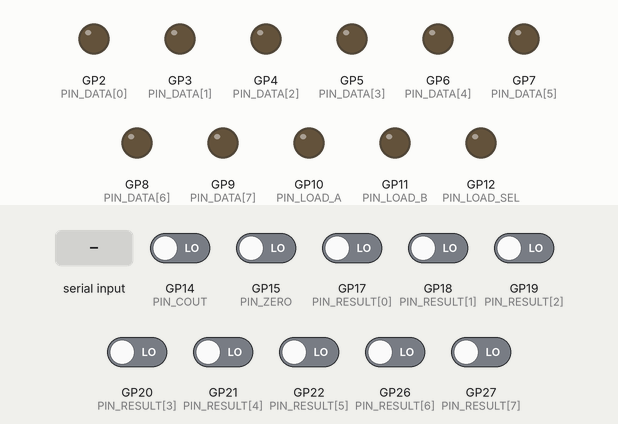
This program was run on a simulated Raspberry Pi Pico W. On the bench: output pins drawn as LEDs (lit = HIGH). Inputs (shaded band) come from the test bench; at power-on: GP14 (PIN_COUT), GP15 (PIN_ZERO), GP17 (PIN_RESULT[0]), GP18 (PIN_RESULT[1]), GP19 (PIN_RESULT[2]), GP20 (PIN_RESULT[3]), GP21 (PIN_RESULT[4]), GP22 (PIN_RESULT[5]), GP26 (PIN_RESULT[6]), GP27 (PIN_RESULT[7]) LOW. Pins used as bus, display or sensor lines are not drawn; what the program prints to the serial monitor is not drawn.

Above: at 1.4 s.
1.5 s: "A90\n" received over Serial
At 1.8 s:
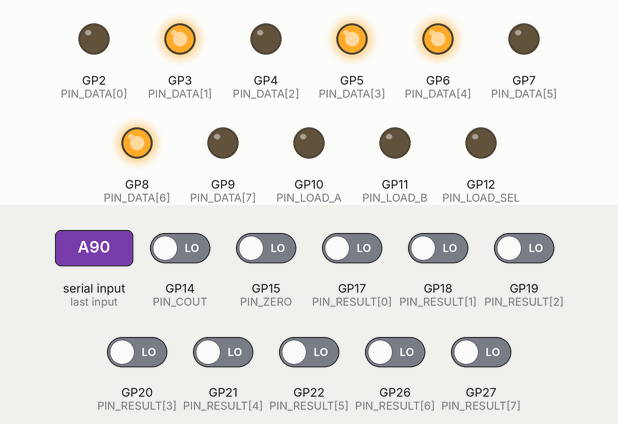
3.0 s: "A 45\n" received over Serial
At 4.2 s:
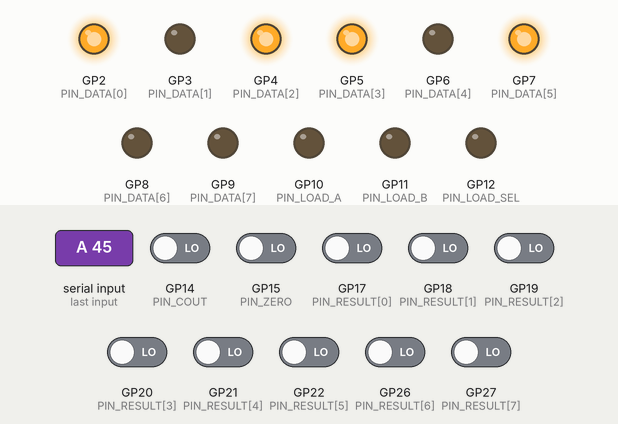
4.5 s: "S90\n" received over the second serial link
At 5.3 s:
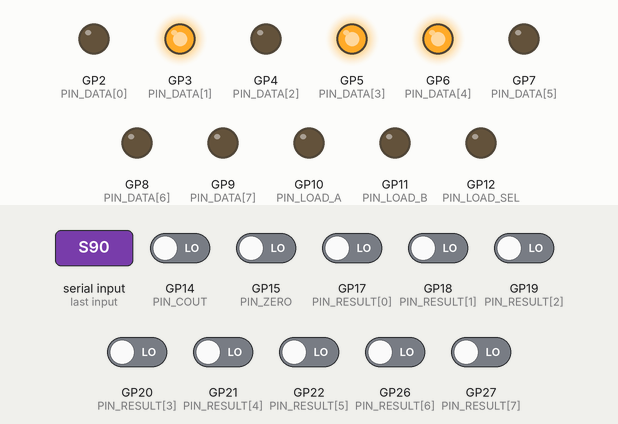
6.0 s: "A90\n" received over the second serial link
At 6.4 s:
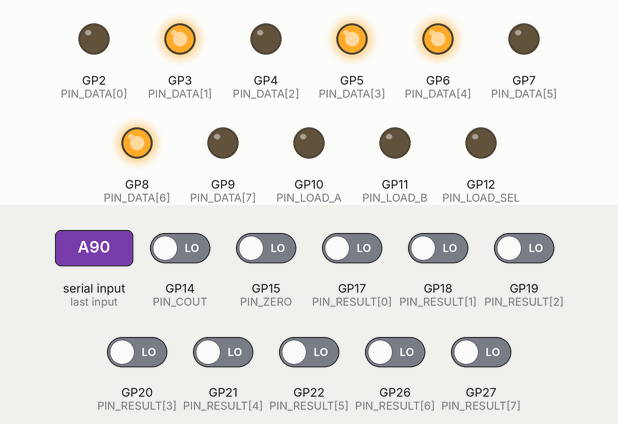
7.5 s: "B 45\n" received over the second serial link
At 8.8 s:
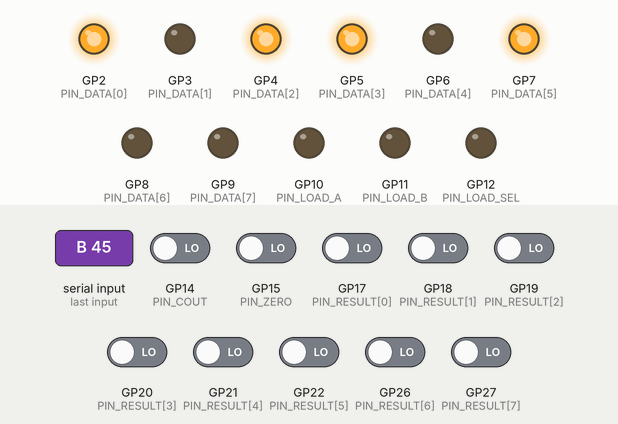
Timing chart, 0 to 10.5 s (numbered marks = the images above; inputs shaded):
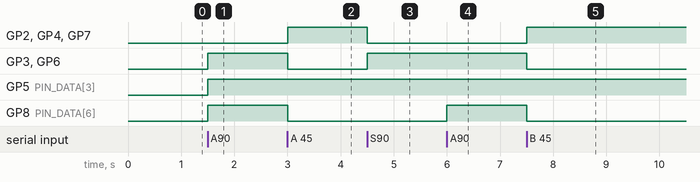

Measured:
- after the input at 1.5 s, GP3 (PIN_DATA[1]), GP5 (PIN_DATA[3]), GP6 (PIN_DATA[4]), GP8 (PIN_DATA[6]): LOW → HIGH at once
- after the input at 3.0 s, GP2 (PIN_DATA[0]), GP4 (PIN_DATA[2]), GP7 (PIN_DATA[5]): LOW → HIGH at once; GP3 (PIN_DATA[1]), GP6 (PIN_DATA[4]), GP8 (PIN_DATA[6]): HIGH → LOW at once
- after the input at 4.5 s, GP2 (PIN_DATA[0]), GP4 (PIN_DATA[2]), GP7 (PIN_DATA[5]): HIGH → LOW at once; GP3 (PIN_DATA[1]), GP6 (PIN_DATA[4]): LOW → HIGH at once
- after the input at 6.0 s, GP8 (PIN_DATA[6]): LOW → HIGH at once
- after the input at 7.5 s, GP2 (PIN_DATA[0]), GP4 (PIN_DATA[2]), GP7 (PIN_DATA[5]): LOW → HIGH at once; GP3 (PIN_DATA[1]), GP6 (PIN_DATA[4]), GP8 (PIN_DATA[6]): HIGH → LOW at once

The program:

main.cpp
```cpp
/**
 * @file main.cpp
 * @brief Driver de comunicación entre Raspberry Pi Pico 2 y FPGA ALU en placa Cmod A7
 * @author Tu nombre aquí
 * @version 1.0
 * @date 2025
 *
 * @details Este programa implementa un controlador de bus para comunicar un Raspberry Pi Pico 2
 * con una ALU implementada en FPGA en una placa Cmod A7. La comunicación se realiza a través
 * de un protocolo de comandos simple sobre UART.
 *
 * @section protocolo Protocolo de Comandos
 * El protocolo soporta los siguientes comandos (disponibles en UART Serial1 y USB Serial):
 * - A <valor>  : Carga operando A (acepta decimal/hex, ej. A 42 o A 0x2A)
 * - B <valor>  : Carga operando B
 * - S <valor>  : Carga opcode/selección (máscara de 5 bits)
 * - W <valor>  : Controla bus de datos sin capturar (para inspección)
 * - R          : Pulso de reset síncrono en el FPGA
 * - P          : Imprime pines de estado (Cout/Zero)
 * - H          : Ayuda/resumen
 *
 * @section funcionamiento Funcionamiento
 * Cada carga genera un pulso alto activo lo suficientemente largo para cruzar el dominio
 * de reloj del FPGA de 12 MHz. Los resultados son visibles en placa vía LEDs; los bits
 * de estado también pueden cablearse de vuelta al Pico y consultarse con 'P'.
 *
 * @section conexiones Conexiones GPIO
 * - GP2-GP9: Bus de datos de 8 bits (data_in[0:7])
 * - GP10: Señal de carga operando A (load_a)
 * - GP11: Señal de carga operando B (load_b)
 * - GP12: Señal de carga selector de operación (load_sel)
 * - GP13: Señal de reset (rst, activo alto)
 * - GP14: Carry out (Cout)
 * - GP15: Flag Zero
 * - GP17-GP22, GP26-GP27: Bus de resultado de 8 bits
 */

#include <Arduino.h>
#include <ctype.h>

/**
 * @name Configuración de velocidades UART
 * @{
 */
static constexpr unsigned long BAUD_USB  = 115200; ///< Velocidad USB CDC
static constexpr unsigned long BAUD_UART = 115200; ///< Velocidad UART TTL en Serial1
/** @} */

/**
 * @name Mapeo GPIO
 * @brief Mapeo de números GP del Pico a pines de header PIO de Cmod A7
 * @{
 */
static constexpr uint8_t PIN_DATA[8]   = { 2, 3, 4, 5, 6, 7, 8, 9 }; ///< Bus de datos 8 bits -> PIO1..PIO8 (data_in[0:7])
static constexpr uint8_t PIN_LOAD_A    = 10;                          ///< Señal de carga operando A -> PIO9 (load_a)
static constexpr uint8_t PIN_LOAD_B    = 11;                          ///< Señal de carga operando B -> PIO10 (load_b)
static constexpr uint8_t PIN_LOAD_SEL  = 12;                          ///< Señal de carga selector -> PIO11 (load_sel)
static constexpr uint8_t PIN_RST       = 13;                          ///< Señal de reset -> PIO12 (rst, activo alto)
static constexpr uint8_t PIN_COUT      = 14;                          ///< Carry out -> PIO13 (Cout)
static constexpr uint8_t PIN_ZERO      = 15;                          ///< Flag Zero -> PIO14 (Zero)
static constexpr uint8_t PIN_RESULT[8] = { 17, 18, 19, 20, 21, 22, 26, 27 }; ///< Bus de resultado 8 bits -> PIO41..PIO48
/** @} */

/**
 * @name Constantes de temporización
 * @{
 */
static constexpr unsigned LOAD_PULSE_US = 20; ///< Duración pulso de carga en microsegundos (>1 reloj FPGA a 12 MHz)
static constexpr unsigned RESET_MS      = 2;  ///< Duración reset síncrono en milisegundos
static constexpr unsigned HEARTBEAT_MS  = 1000; ///< Período mensaje de vida en milisegundos
/** @} */

/**
 * @struct CommandInput
 * @brief Estructura para manejar entrada de comandos por puerto serial
 */
struct CommandInput {
  Stream* port;      ///< Puntero al puerto serial (Serial o Serial1)
  char buffer[48];   ///< Buffer para almacenar comando en proceso
  size_t len;        ///< Longitud actual del comando en el buffer
};

/**
 * @brief Array de estructuras para manejar múltiples puertos seriales
 * @details Permite procesar comandos tanto del USB (Serial) como del UART (Serial1)
 */
CommandInput inputs[] = {
  { &Serial,  {0}, 0 },  ///< Puerto USB CDC
  { &Serial1, {0}, 0 }   ///< Puerto UART TTL
};

// -----------------------------------------------------------------------------
// Funciones Auxiliares
// -----------------------------------------------------------------------------
/**
 * @brief Limpia un buffer de caracteres
 * @tparam N Tamaño del buffer
 * @param buf Referencia al buffer a limpiar
 */
template <size_t N>
void clear_buffer(char (&buf)[N]) {
  memset(buf, 0, N);
}

/**
 * @brief Escribe una línea con mensaje de Flash al puerto serial
 * @param port Referencia al puerto serial
 * @param msg Puntero al mensaje en memoria Flash
 */
void write_line(Stream& port, const __FlashStringHelper* msg) {
  port.println(msg);
}

/**
 * @brief Escribe una línea con mensaje desde RAM al puerto serial
 * @param port Referencia al puerto serial
 * @param msg Puntero al mensaje en RAM
 */
void write_line(Stream& port, const char* msg) {
  port.println(msg);
}

/**
 * @brief Establece el valor del bus de datos de 8 bits
 * @param value Valor de 8 bits a establecer en el bus
 * @details Configura los pines GPIO correspondientes al bus de datos
 * con los bits del valor proporcionado (LSB en PIN_DATA[0])
 */
void set_data_bus(uint8_t value) {
  for (uint8_t i = 0; i < 8; ++i) {
    digitalWrite(PIN_DATA[i], (value >> i) & 0x01);
  }
}

/**
 * @brief Genera un pulso alto en un pin específico
 * @param pin Número del pin GPIO
 * @param usec Duración del pulso en microsegundos
 * @details Establece el pin en HIGH por la duración especificada,
 * luego lo regresa a LOW con una pausa adicional
 */
void pulse_high(uint8_t pin, unsigned usec) {
  digitalWrite(pin, HIGH);
  delayMicroseconds(usec);
  digitalWrite(pin, LOW);
  delayMicroseconds(usec);
}

/**
 * @brief Genera un pulso de reset síncrono para el FPGA
 * @details Establece la señal de reset en HIGH por RESET_MS milisegundos,
 * luego la regresa a LOW. Esto reinicia el estado del FPGA.
 */
void reset_fpga() {
  digitalWrite(PIN_RST, HIGH);
  delay(RESET_MS);
  digitalWrite(PIN_RST, LOW);
  delay(RESET_MS);
}

/**
 * @brief Lee los flags de estado del FPGA y los combina en una máscara
 * @return Máscara de 8 bits con los flags de estado (Cout, Zero)
 * @details Lee los pines de entrada correspondientes a los flags de estado
 * y los empaqueta en un byte: bit 0 = Cout, bit 1 = Zero
 */
uint8_t read_status_mask() {
  uint8_t mask = 0;
  mask |= (digitalRead(PIN_COUT)     & 0x1) << 0;
  mask |= (digitalRead(PIN_ZERO)     & 0x1) << 1;
  return mask;
}

/**
 * @brief Lee el bus de resultado de 8 bits desde los pines GPIO
 * @return Valor de 8 bits leído del bus de resultado
 * @details Lee los 8 pines correspondientes al bus de resultado
 * y los combina en un byte (LSB en PIN_RESULT[0])
 */
uint8_t read_result_bus() {
  uint8_t value = 0;
  for (uint8_t i = 0; i < 8; ++i) {
    value |= (digitalRead(PIN_RESULT[i]) & 0x1) << i;
  }
  return value;
}

/**
 * @brief Imprime el estado actual del resultado y flags en el puerto serial
 * @param port Referencia al puerto serial donde imprimir el estado
 * @details Lee el bus de resultado y los flags de estado, luego los
 * formatea e imprime en el puerto especificado en formato legible
 */
void print_snapshot(Stream& port) {
  uint8_t result = read_result_bus();
  uint8_t mask = read_status_mask();
  port.print(F("Result=0x"));
  if (result < 0x10) {
    port.print('0');
  }
  port.print(result, HEX);
  port.print(F(" Cout="));
  port.print((mask >> 0) & 0x1);
  port.print(F(" Zero="));
  port.print((mask >> 1) & 0x1);
}

/**
 * @brief Parsea una cadena de texto a un valor de 8 bits
 * @param token Cadena de texto a parsear
 * @param out Referencia donde almacenar el resultado parseado
 * @return true si el parseo fue exitoso, false en caso contrario
 * @details Soporta valores en decimal y hexadecimal (prefijo 0x).
 * Valida que el valor esté en el rango 0-255.
 */
bool parse_byte(const char* token, uint8_t& out) {
  if (token == nullptr) {
    return false;
  }

  while (*token == ' ' || *token == '\t') {
    ++token;
  }

  if (*token == '\0') {
    return false;
  }

  char* end = nullptr;
  long value = strtol(token, &end, 0);
  if (end == token || value < 0 || value > 255) {
    return false;
  }

  out = static_cast<uint8_t>(value & 0xFF);
  return true;
}

/**
 * @brief Muestra el texto de ayuda con la lista de comandos disponibles
 * @param port Referencia al puerto serial donde mostrar la ayuda
 * @details Imprime la lista completa de comandos soportados por el protocolo
 * incluyendo descripción y formato de cada comando
 */
void service_help(Stream& port) {
  // Muestra el texto de ayuda con la lista de comandos disponibles
  write_line(port, F("Comandos:"));
  write_line(port, F("  A <val>  Carga operando A"));
  write_line(port, F("  B <val>  Carga operando B"));
  write_line(port, F("  S <val>  Carga opcode (máscara de 5 bits)"));
  write_line(port, F("  W <val>  Controla bus de datos sin capturar"));
  write_line(port, F("  R        Pulso de reset síncrono"));
  write_line(port, F("  P        Imprime resultado + pines de estado"));
  write_line(port, F("  H        Esta ayuda"));
  write_line(port, F("Los valores aceptan decimal o hex prefijado con 0x."));
}

/**
 * @brief Procesa y ejecuta un comando recibido por el puerto serial
 * @param line Cadena de texto con el comando a procesar
 * @param reply Referencia al puerto serial donde enviar la respuesta
 * @details Parsea el comando, valida parámetros y ejecuta la acción correspondiente.
 * Soporta los comandos: A (carga operando A), B (carga operando B), S (carga opcode),
 * W (escritura directa al bus), R (reset), P (imprimir estado), H (ayuda)
 */
void handle_command(const char* line, Stream& reply) {
  if (line == nullptr || *line == '\0') {
    return;
  }

  char cmd = toupper(static_cast<unsigned char>(line[0]));
  const char* arg = line + 1;
  while (*arg == ' ' || *arg == '\t') {
    ++arg;
  }

  uint8_t value = 0;

  switch (cmd) {
    case 'A':
      if (!parse_byte(arg, value)) {
        write_line(reply, F("ERR: valor esperado para A"));
        break;
      }
      set_data_bus(value);
      pulse_high(PIN_LOAD_A, LOAD_PULSE_US);
      reply.print(F("Cargado A = 0x"));
      reply.println(value, HEX);
      print_snapshot(reply);
      break;

    case 'B':
      if (!parse_byte(arg, value)) {
        write_line(reply, F("ERR: valor esperado para B"));
        break;
      }
      set_data_bus(value);
      pulse_high(PIN_LOAD_B, LOAD_PULSE_US);
      reply.print(F("Cargado B = 0x"));
      reply.println(value, HEX);
      print_snapshot(reply);
      break;

    case 'S':
      if (!parse_byte(arg, value)) {
        write_line(reply, F("ERR: valor esperado para opcode"));
        break;
      }
      value &= 0x3F;
      set_data_bus(value);
      pulse_high(PIN_LOAD_SEL, LOAD_PULSE_US);
      reply.print(F("Cargado opcode = 0x"));
      reply.println(value, HEX);
      print_snapshot(reply);
      break;

    case 'W':
      if (!parse_byte(arg, value)) {
        write_line(reply, F("ERR: valor esperado para escritura en bus"));
        break;
      }
      set_data_bus(value);
      reply.print(F("Bus establecido a 0x"));
      reply.println(value, HEX);
      break;

    case 'R':
      reset_fpga();
      write_line(reply, F("Pulso de reset enviado."));
      print_snapshot(reply);
      break;

    case 'P':
      print_snapshot(reply);
      break;

    case 'H':
      service_help(reply);
      break;

    default:
      write_line(reply, F("Comando desconocido. Usa 'H' para ayuda."));
      break;
  }

  reply.println();
}

/**
 * @brief Procesa la entrada serial de un puerto y maneja comandos completos
 * @param input Referencia a la estructura CommandInput que contiene el puerto y buffer
 * @details Lee caracteres del puerto serial, los acumula en un buffer hasta recibir
 * un carácter de nueva línea, entonces procesa el comando completo. Ignora retornos
 * de carro y maneja desbordamiento del buffer.
 */
void service_input(CommandInput& input) {
  Stream& port = *input.port;

  while (port.available() > 0) {
    char ch = static_cast<char>(port.read());
    if (ch == '\r') {
      continue;
    }

    if (ch == '\n') {
      input.buffer[input.len] = '\0';
      handle_command(input.buffer, port);
      input.len = 0;
      clear_buffer(input.buffer);
      port.print(F("> "));
      continue;
    }

    if (input.len < sizeof(input.buffer) - 1) {
      input.buffer[input.len++] = ch;
    }
  }
}

// -----------------------------------------------------------------------------
// Configuración y Bucle Principal de Arduino
// -----------------------------------------------------------------------------

/**
 * @brief Función de configuración inicial de Arduino
 * @details Configura todos los pines GPIO como entrada o salida según corresponda:
 * - Configura pines del bus de datos como salidas en estado LOW
 * - Configura pines de control (load_a, load_b, load_sel, rst) como salidas en LOW
 * - Configura pines de estado (cout, zero) como entradas con pull-down
 * - Configura pines del bus de resultado como entradas con pull-down
 * - Inicializa comunicaciones seriales (USB y UART)
 * - Muestra mensaje de bienvenida y ayuda
 * - Ejecuta reset inicial del FPGA
 */
void setup() {
  for (uint8_t pin : PIN_DATA) {
    pinMode(pin, OUTPUT);
    digitalWrite(pin, LOW);
  }

  pinMode(PIN_LOAD_A, OUTPUT);
  pinMode(PIN_LOAD_B, OUTPUT);
  pinMode(PIN_LOAD_SEL, OUTPUT);
  pinMode(PIN_RST, OUTPUT);

  digitalWrite(PIN_LOAD_A, LOW);
  digitalWrite(PIN_LOAD_B, LOW);
  digitalWrite(PIN_LOAD_SEL, LOW);
  digitalWrite(PIN_RST, LOW);

  pinMode(PIN_COUT, INPUT_PULLDOWN);
  pinMode(PIN_ZERO, INPUT_PULLDOWN);

  for (uint8_t pin : PIN_RESULT) {
    pinMode(pin, INPUT_PULLDOWN);
  }

  Serial.begin(BAUD_USB);
  Serial1.begin(BAUD_UART);

  delay(200);

  write_line(Serial, F("Driver Pico -> ALU Cmod listo."));
  service_help(Serial);
  Serial.print(F("> "));

  Serial1.println(F("Driver Pico -> ALU Cmod listo."));
  Serial1.print(F("> "));

  reset_fpga();
}

/**
 * @brief Bucle principal de Arduino
 * @details Ejecuta continuamente el procesamiento de comandos desde ambos
 * puertos seriales (USB y UART). No utiliza delays para mantener la respuesta
 * rápida a los comandos entrantes.
 */
void loop() {
  for (auto& input : inputs) {
    service_input(input);
  }
}
```
